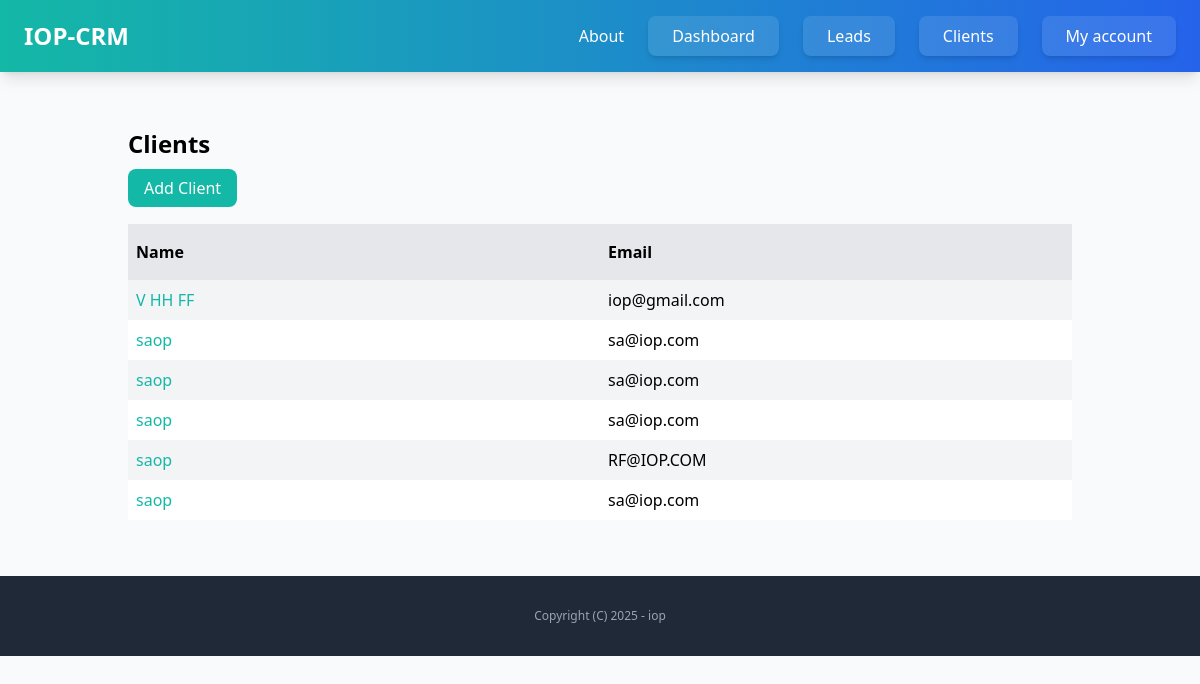
Screenshot of /clients/ (signed in) with the database file from the repository.
### client/models.py (models this page shows, shortened)
class Client(models.Model):
    team = models.ForeignKey(Team, related_name='clients', on_delete=models.CASCADE)
    name = models.CharField(max_length=255)
    email = models.EmailField()
    description = models.TextField(blank=True, null=True)
    created_by = models.ForeignKey(User, related_name='clients', on_delete=models.CASCADE)
    created_at = models.DateTimeField(auto_now_add=True)
    modified_at = models.DateTimeField(auto_now=True)
    class Meta:
        ordering = ('name',)

### client/views.py (the view)
# urls.py: path('', views.clients_list, name='list'),
@login_required
def clients_list(request):
    clients = Client.objects.filter(created_by=request.user)
    return render(request, 'clients/clients_list.html', {'clients': clients})

### client/templates/clients/clients_list.html (shortened to what this page needs)
{% extends "core/base.html" %}
{% block content %}
<div class="py-6 px-6">
    <h1 class="text-2xl font-bold mb-4">Clients</h1>
    <div class="mb-6">
        <a href="{% url 'clients:add' %}" class="py-2 px-4 bg-teal-500 text-white rounded-lg hover:bg-teal-600">
            Add Client
        </a>
    </div>
    {% if clients %}
        <div class="flex justify-between bg-gray-200">
            <p class="py-4 px-2 font-semibold w-full">Name</p>
            <p class="py-4 px-2 font-semibold w-full">Email</p>
        </div>
        {% for client in clients %}
            <div class="flex justify-between {% cycle 'bg-gray-100' 'bg-white' %}">
                <p class="py-2 px-2 w-full">
                    <a href="{% url 'clients:detail' client.id %}" class="text-teal-500 hover:text-teal-700">{{ client.name }}</a>
                </p>
                <p class="py-2 px-2 w-full">{{ client.email }}</p>
            </div>
        {% endfor %}
    {% else %}
        <div class="py-4 px-2 text-center text-gray-500">
            No clients found.
        </div>
    {% endif %}
</div>
{% endblock %}

### rows the page displays
Client: name "V HH FF", email "iop@gmail.com"
Client: name "saop", email "sa@iop.com"
Client: name "saop", email "sa@iop.com"
Client: name "saop", email "sa@iop.com"
Client: name "saop", email "RF@IOP.COM"
Client: name "saop", email "sa@iop.com"
